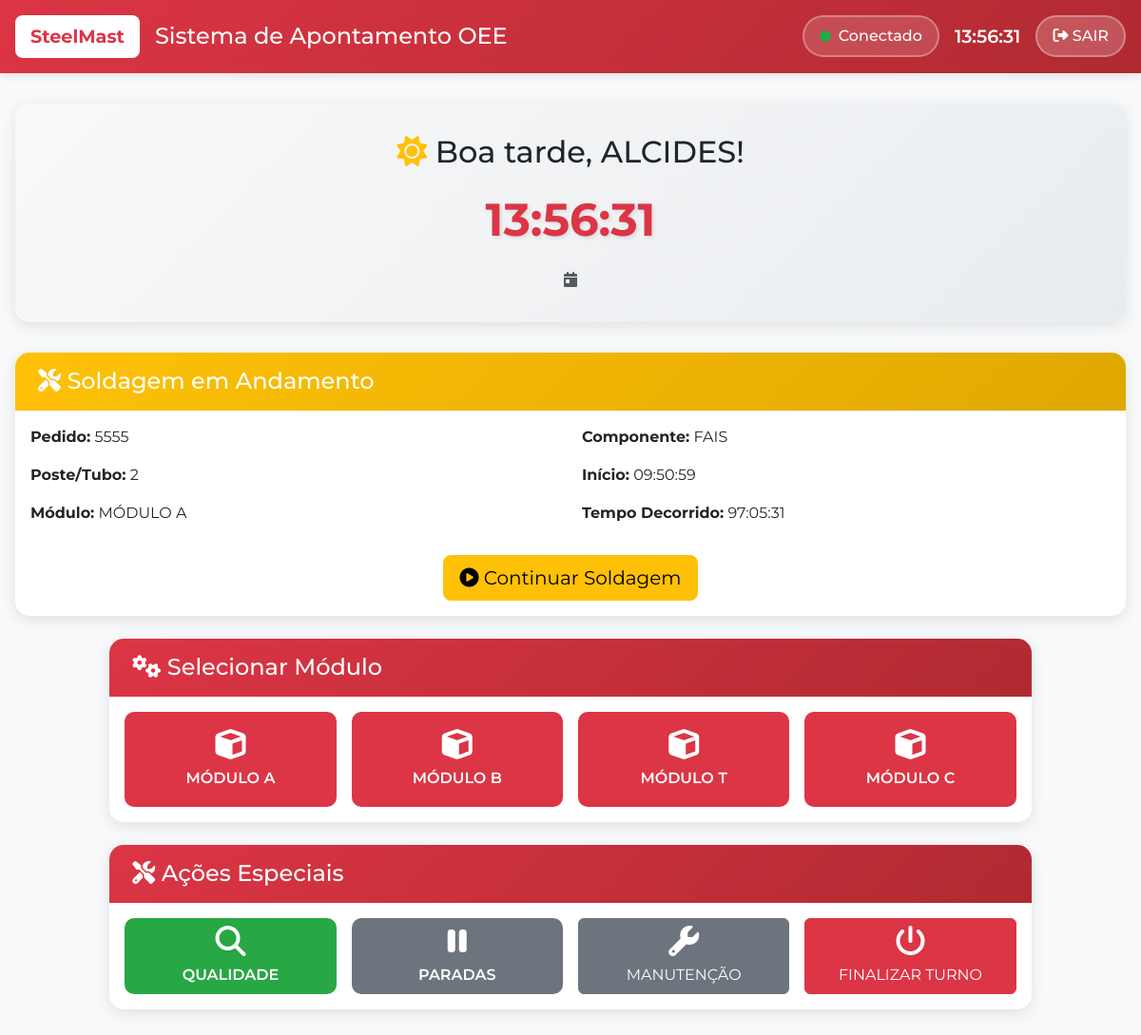
The page /soldagem/apontamento/ (signed in) on the database its author committed.
### core/models.py (models this page shows, shortened)
class Soldador(models.Model):
    usuario = models.OneToOneField(Usuario, on_delete=models.CASCADE, related_name='soldador_profile')
    senha_simplificada = models.CharField(max_length=20, help_text="Senha para login rápido")
    ativo = models.BooleanField(default=True)
    data_cadastro = models.DateTimeField(auto_now_add=True)
    class Meta:
        db_table = 'soldador'
        verbose_name_plural = 'Soldadores'

class Usuario(AbstractUser):
    TIPO_CHOICES = [
        ('admin', 'Administrador'),
        ('analista', 'Analista'),
        ('qualidade', 'Qualidade'),
        ('manutencao', 'Manutenção'),
        ('soldador', 'Soldador'),
    ]
    nome_completo = models.CharField(max_length=255)
    tipo_usuario = models.CharField(max_length=20, choices=TIPO_CHOICES)
    ativo = models.BooleanField(default=True)
    data_criacao = models.DateTimeField(auto_now_add=True)
    ultimo_login = models.DateTimeField(null=True, blank=True)
    class Meta:
        db_table = 'usuario'
    def __str__(self):
        return f"{self.nome_completo} ({self.get_tipo_usuario_display()})"

### soldagem/models.py (models this page shows, shortened)
class Apontamento(models.Model):
    soldador = models.ForeignKey(Soldador, on_delete=models.CASCADE)
    modulo = models.ForeignKey(Modulo, on_delete=models.CASCADE)
    componente = models.ForeignKey(Componente, on_delete=models.CASCADE)
    pedido = models.ForeignKey(Pedido, on_delete=models.CASCADE)
    turno = models.ForeignKey(Turno, on_delete=models.CASCADE, null=True, blank=True)
    numero_poste_tubo = models.CharField(max_length=50)
    diametro = models.DecimalField(max_digits=6, decimal_places=2, null=True, blank=True)
    inicio_processo = models.DateTimeField()
    fim_processo = models.DateTimeField(null=True, blank=True)
    tempo_real = models.DecimalField(max_digits=8, decimal_places=2, null=True, blank=True, help_text="Em minutos")
    tempo_padrao = models.DecimalField(max_digits=6, decimal_places=2, help_text="Em minutos")
    eficiencia_calculada = models.DecimalField(max_digits=5, decimal_places=2, null=True, blank=True)
    data_criacao = models.DateTimeField(auto_now_add=True)
    observacoes = models.TextField(blank=True)
    class Meta:
        db_table = 'apontamento'
        ordering = ['-inicio_processo']

class Pedido(models.Model):
    STATUS_CHOICES = [
        ('ativo', 'Ativo'),
        ('finalizado', 'Finalizado'),
        ('cancelado', 'Cancelado'),
    ]
    numero = models.CharField(max_length=50, unique=True)
    descricao = models.TextField(blank=True)
    data_criacao = models.DateTimeField(auto_now_add=True)
    data_prevista = models.DateField(null=True, blank=True)
    status = models.CharField(max_length=20, choices=STATUS_CHOICES, default='ativo')
    observacoes = models.TextField(blank=True)
    class Meta:
        db_table = 'pedido'
        ordering = ['-data_criacao']

class Modulo(models.Model):
    nome = models.CharField(max_length=100)
    descricao = models.TextField(blank=True)
    ativo = models.BooleanField(default=True)
    ordem_exibicao = models.IntegerField(default=0)
    data_criacao = models.DateTimeField(auto_now_add=True)
    class Meta:
        db_table = 'modulo'
        ordering = ['ordem_exibicao', 'nome']

class Componente(models.Model):
    nome = models.CharField(max_length=100)
    descricao = models.TextField(blank=True)
    modulo = models.ForeignKey(Modulo, on_delete=models.CASCADE, related_name='componentes')  # LINHA ADICIONADA
    tempo_padrao = models.DecimalField(max_digits=6, decimal_places=2, help_text="Em minutos")
    considera_diametro = models.BooleanField(default=False)
    formula_calculo = models.TextField(blank=True, help_text="Fórmula para calcular tempo com diâmetro")
    ativo = models.BooleanField(default=True)
    data_criacao = models.DateTimeField(auto_now_add=True)
    class Meta:
        db_table = 'componente'
        ordering = ['nome']

### soldagem/views.py (the view)
# urls.py: path('apontamento/', views.tela_apontamento, name='apontamento'),
@login_required
def tela_apontamento(request):
    if not hasattr(request.user, 'soldador_profile'):
        messages.error(request, 'Usuário não é um soldador válido')
        return redirect('soldagem:selecao_soldador')
    soldador = request.user.soldador_profile
    turno_ativo = Turno.objects.filter(
        soldador=soldador,
        data_turno=timezone.now().date(),
        status='ativo'
    ).first()
    modulos = Modulo.objects.filter(ativo=True).order_by('ordem_exibicao')
    apontamento_ativo = Apontamento.objects.filter(
        soldador=soldador,
        fim_processo__isnull=True
    ).first()
    parada_ativa = Parada.objects.filter(
        soldador=soldador,
        fim__isnull=True
    ).first()
    hora_atual = timezone.now().hour
    if hora_atual < 12:
        saudacao = "Bom dia"
    elif hora_atual < 18:
        saudacao = "Boa tarde"
    else:
        saudacao = "Boa noite"
    context = {
        'soldador': soldador,
        'turno_ativo': turno_ativo,
        'modulos': modulos,
        'apontamento_ativo': apontamento_ativo,
        'parada_ativa': parada_ativa,
        'saudacao': saudacao,
    }
    return render(request, 'soldagem/tela_apontamento.html', context)

### templates/soldagem/tela_apontamento.html (shortened to what this page needs)
{% extends 'base.html' %}
{% block content %}
<div class="saudacao-usuario">
    <h2 class="mb-3">
        <i class="fas fa-sun text-warning"></i>
        {{ saudacao }}, {{ soldador.usuario.nome_completo }}!
    </h2>
    <div class="relogio-grande" id="relogioGrande">--:--:--</div>
    <p class="text-muted mb-0">
        <i class="fas fa-calendar-day"></i>
    </p>
</div>
{% if apontamento_ativo %}
    <div class="row mb-4">
        <div class="col-12">
            <div class="card card-custom border-warning">
                <div class="card-header-custom" style="background: linear-gradient(135deg, #ffc107, #e0a800);">
                    <h4 class="mb-0">
                        <i class="fas fa-tools"></i>
                        Soldagem em Andamento
                    </h4>
                </div>
                <div class="card-body">
                    <div class="row">
                        <div class="col-md-6">
                            <p><strong>Pedido:</strong> {{ apontamento_ativo.pedido.numero }}</p>
                            <p><strong>Poste/Tubo:</strong> {{ apontamento_ativo.numero_poste_tubo }}</p>
                            <p><strong>Módulo:</strong> {{ apontamento_ativo.modulo.nome }}</p>
                        </div>
                        <div class="col-md-6">
                            <p><strong>Componente:</strong> {{ apontamento_ativo.componente.nome }}</p>
                            <p><strong>Início:</strong> {{ apontamento_ativo.inicio_processo|date:"H:i:s" }}</p>
                            <p><strong>Tempo Decorrido:</strong> <span id="tempoDecorrido">--:--:--</span></p>
                        </div>
                    </div>
                    <div class="text-center mt-3">
                        <a href="{% url 'soldagem:processo_soldagem' apontamento_ativo.id %}" class="btn btn-warning btn-lg">
                            <i class="fas fa-play-circle"></i>
                            Continuar Soldagem
                        </a>
                    </div>
                </div>
            </div>
        </div>
    </div>
{% endif %}
<div class="row justify-content-center">
    <div class="col-12 col-lg-10">
        <div class="card card-custom">
            <div class="card-header-custom">
                <h4 class="mb-0">
                    <i class="fas fa-cogs"></i>
                    Selecionar Módulo
                </h4>
            </div>
            <div class="card-body">
                <div class="row g-3">
                    {% for modulo in modulos %}
                        <div class="col-6 col-lg-3">
                            <button type="button"
                                    class="btn btn-modulo w-100 h-100 modulo-btn"
                                    style="min-height: 100px;"
                                    data-modulo-id="{{ modulo.id }}"
                                    data-modulo-nome="{{ modulo.nome|escapejs }}">
                                <i class="fas fa-cube fa-2x mb-2"></i><br>
                                {{ modulo.nome }}
                            </button>
                        </div>
                    {% endfor %}
                </div>
            </div>
        </div>
    </div>
</div>
<div class="row justify-content-center mt-4">
    <div class="col-12 col-lg-10">
        <div class="card card-custom">
            <div class="card-header-custom">
                <h4 class="mb-0">
                    <i class="fas fa-tools"></i>
                    Ações Especiais
                </h4>
            </div>
            <div class="card-body">
                <div class="row g-3">
                    <div class="col-6 col-lg-3">
                        <button type="button"
                                class="btn btn-qualidade w-100 h-100"
                                style="min-height: 80px;"
                                id="btnQualidade">
                            <i class="fas fa-search fa-2x mb-2"></i><br>
                            QUALIDADE
                        </button>
                    </div>
                    <div class="col-6 col-lg-3">
                        <button type="button"
                                class="btn btn-parada w-100 h-100"
                                style="min-height: 80px;"
                                id="btnParada">
                            <i class="fas fa-pause fa-2x mb-2"></i><br>
                            PARADAS
                        </button>
                    </div>
                    <div class="col-6 col-lg-3">
                        <button type="button"
                                class="btn btn-secondary w-100 h-100"
                                style="min-height: 80px;"
                                id="btnManutencao">
                            <i class="fas fa-wrench fa-2x mb-2"></i><br>
                            MANUTENÇÃO
                        </button>
                    </div>
                    <div class="col-6 col-lg-3">
                        <button type="button"
                                class="btn btn-danger w-100 h-100"
                                style="min-height: 80px;"
                                id="btnFinalizarTurno">
                            <i class="fas fa-power-off fa-2x mb-2"></i><br>
                            FINALIZAR TURNO
                        </button>
                    </div>
                </div>
            </div>
        </div>
    </div>
</div>
{% endblock %}

### templates/base.html (style rules this page uses)
:root { --primary-color: #dc3545; --secondary-color: #6c757d; --success-color: #28a745; --warning-color: #ffc107; --danger-color: #dc3545; --info-color: #17a2b8; --light-color: #f8f9fa; --dark-color: #343a40; --white: #ffffff; }
body { font-family: 'Montserrat', 'Segoe UI', Tahoma, Geneva, Verdana, sans-serif; background-color: #f8f9fa; margin: 0; padding: 0; }
.btn-modulo { background: var(--primary-color); border: none; color: white; border-radius: 10px; transition: all 0.3s ease; font-weight: 600; }
.btn-qualidade { background: var(--success-color); border: none; color: white; border-radius: 10px; transition: all 0.3s ease; font-weight: 600; }
.btn-parada { background: var(--secondary-color); border: none; color: white; border-radius: 10px; transition: all 0.3s ease; font-weight: 600; }

### templates/soldagem/tela_apontamento.html (style rules this page uses)
.saudacao-usuario { text-align: center; background: linear-gradient(135deg, #f8f9fa, #e9ecef); padding: 2rem; border-radius: 15px; margin-bottom: 2rem; box-shadow: 0 4px 15px rgba(0,0,0,0.1); }
.relogio-grande { font-size: 3rem; font-weight: 700; color: var(--primary-color); font-family: 'Montserrat', monospace; text-shadow: 2px 2px 4px rgba(0,0,0,0.1); margin: 1rem 0; }
.card-custom { border: none; box-shadow: 0 4px 15px rgba(0,0,0,0.1); border-radius: 15px; overflow: hidden; }
.card-header-custom { background: linear-gradient(135deg, var(--primary-color), #b02a31); color: white; padding: 1rem 1.5rem; border: none; }

### rows shown on the page
Soldador: usuario.nome_completo "ALCIDES"
Apontamento: pedido.numero "5555", numero_poste_tubo "2", modulo.nome "MÓDULO A", componente.nome "FAIS", inicio_processo "09:50:59"
Modulo: nome "MÓDULO A"
Modulo: nome "MÓDULO B"
Modulo: nome "MÓDULO T"
Modulo: nome "MÓDULO C"

### other values the page prints
{{ saudacao }} "Boa tarde"
